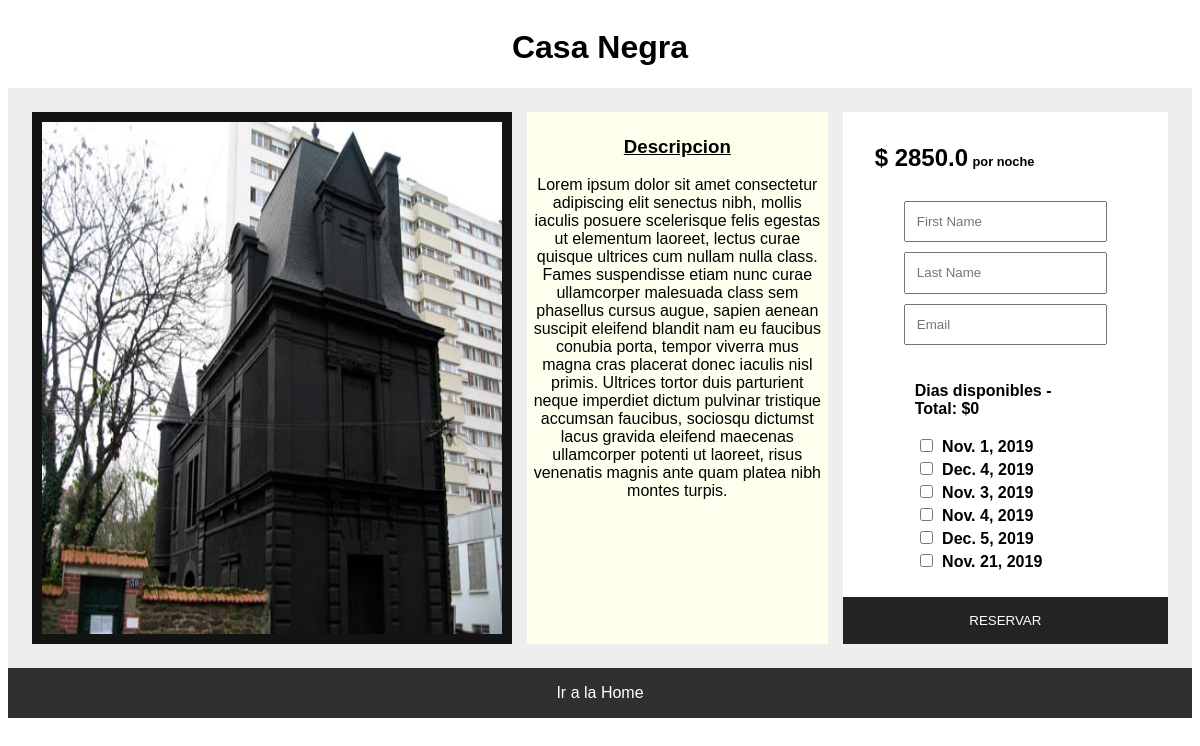
The app's page /ownerships/6 with its own data.
### hotel/models.py (models this page shows)
class Ownership(models.Model):
    amount_pax = models.IntegerField(default=1)
    title = models.CharField(max_length=60, default='Undefined Title')
    city = models.ForeignKey(City, on_delete=models.CASCADE)
    cover = models.ImageField(blank=False, null=False, upload_to='static/images/', default='')
    rate = models.FloatField(default=0)
    host = models.ForeignKey(Host,on_delete=models.CASCADE, null=True)
    description = models.TextField(max_length=3000, default="", null=True)
    def __str__(self):
        return "\nCity: \t %s" % self.city

class RentalDate(models.Model):
    date = models.DateField()
    ownership = models.ForeignKey(Ownership, on_delete=models.CASCADE, default=None, null=True)
    booked = models.ForeignKey(Book, on_delete=models.SET_NULL, null=True, blank=True)
    def __str__(self):
        return "\nDate:  %s , \nBooked: \t %s \nOwnership: \t %s" % (self.date, self.booked, self.ownership)

### hotel/views.py (the view)
# urls.py: path('ownerships/<int:ownership_id>', ownership_details, name="ownership_details"),
def ownership_details(request, ownership_id, message=None):
    ownership = get_object_or_404(Ownership, pk=ownership_id)
    rental_dates = RentalDate.objects.filter(ownership_id=ownership_id, booked=None);
    print(rental_dates)
    context = {
        'ownership': ownership,
        'rental_dates': rental_dates,
        'message': message
    }
    return render(request, 'hotel/ownership_details.html', context)

### hotel/models.py (called while the page is built)
    def __str__(self):
        return str(self.name)

### templates/hotel/ownership_details.html (shortened to what this page needs)
<!doctype html>
{% load static from staticfiles %}
<html lang="en">
<head>
    <link rel="stylesheet" href="{%  static 'css/style.css' %}">
    <link rel="stylesheet" href="{% static 'css/ownership-details.css' %}">
</head>
<body>
    <main class="main">
        <h1 style="text-align: center;">{{ ownership.title }}</h1>
        <div class="ownership-details-body">
            <div class="ownership-details-image">
                <img src="/{{ownership.cover}}" alt="{{ownership.title}}">
            </div>
            <div class="ownership-details-description">
                <h3 style="text-decoration:underline">Descripcion</h3>
                <p>
                    {{ownership.description}}
                </p>
            </div>
            <div class="ownership-details-book">
                <div class="book-rate-info">
                    <div class="book-rate">$ <span id="rate">{{ ownership.rate }}</span></div>
                    <div class="book-inline-text">por noche</div>
                    {% if rental_dates %}
                    <form name="bookForm" class="book-form" action="/hotel/book" method="POST" autocomplete="off">
                        <input type="text" name="name" placeholder="First Name" required>
                        <input type="text" name="lastname" placeholder="Last Name" required>
                        <input type="email" name="email" placeholder="Email" required>
                        <div class="book-dates">
                            <p>Dias disponibles - Total: $<span id="total">0</span> </p>
                            {% for date in rental_dates %}
                            <div class="input-date">
                                <input type="checkbox" onchange='handleChange(this);' name="date[]"
                                    value="{{ date.id }}"> {{ date.date }}
                            </div>
                            {% endfor %}
                        </div>
                        <button id="btn-book" class="btn-book btn-accent btn-block" type="submit"
                            disabled="disabled">Reservar</button>
                    </form>
                    {% else %}
                    <h2 style="position:relative;top:30px" class="alert message-warning">No hay dias disponibles...</h2>
                    {% endif %}
                </div>
            </div>
        </div>
        <a href="/" class="btn-back btn-default">Ir a la Home</a>
    </main>
</body>
</html>

### static/css/style.css (style rules this page uses)
body { font-family: sans-serif; }

### static/css/ownership-details.css (style rules this page uses)
.main { display: grid; grid-template-columns: auto; grid-template-rows: min-content min-content min-content; }
.ownership-details-body { display: grid; padding:1.5rem; background: #eee; grid-template-columns: 30rem 2fr 2fr; row-gap: 10px; column-gap: 15px; }
.ownership-details-description { padding: 5px; text-align: center; background: #FFE; }
.ownership-details-image { padding: 10px; background: #131313 }
.ownership-details-image img { width: 100%; height: 100%; }
.ownership-details-book { position: relative; padding:2rem; color: #000000; background: #FFF; }
.book-rate-info { font-weight: bold; }
.book-rate { display: inline; color: #000000; font-size: 1.5rem; }
.book-inline-text { display: inline; font-size: .8rem; }
.btn-book { position: absolute; bottom: 0; left:0; border: none; padding:1rem; cursor:pointer; text-transform:uppercase; }
.btn-block { width:100%; }
.btn-back { position: relative; border: none; padding:1rem; text-decoration: none; text-align: center; bottom:0; top:0; }
.btn-accent { color: #FFF; background: crimson; }
.btn-default { color: #FFF; background: #303030; }
.book-form { padding:1.5rem; }
.book-form input { padding:.7rem; margin:5px; }
.btn-book:disabled { cursor: default; background: #232323; }
.book-dates { padding:1rem; }

### records on screen
Ownership: title "Casa Negra", cover (picture), description "Lorem ipsum dolor sit amet consectetur adipiscing elit senectus nibh, mollis iaculis posuere scelerisque felis egestas ut elementum laoreet, lectus curae quisque ultrices cum nullam nulla class. Fames suspendisse etiam nunc curae ullamcorper malesuada class sem phasellus cursus augue, sapien aenean suscipit eleifend blandit nam eu faucibus conubia porta, tempor viverra mus magna cras placerat donec iaculis nisl primis. Ultrices tortor duis parturient neque imperdiet dictum pulvinar tristique accumsan faucibus, sociosqu dictumst lacus gravida eleifend maecenas ullamcorper potenti ut laoreet, risus venenatis magnis ante quam platea nibh montes turpis.", rate "2850.0"
RentalDate: date "Nov. 1, 2019"
RentalDate: date "Dec. 4, 2019"
RentalDate: date "Nov. 3, 2019"
RentalDate: date "Nov. 4, 2019"
RentalDate: date "Dec. 5, 2019"
RentalDate: date "Nov. 21, 2019"
